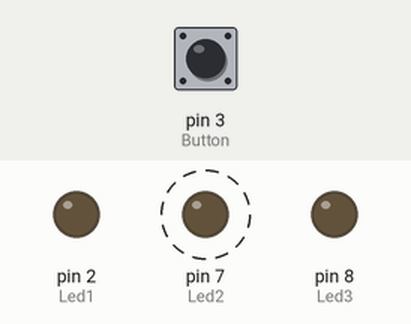
The sketch below on a simulated Arduino Uno, built with avr-gcc and run on an emulated ATmega328P. On the bench: output pins drawn as LEDs (lit = HIGH). Dashed ring = blinking. The inputs (shaded band) are chosen by the test bench; at power-on: pin 3 (Button) HIGH.

Above: at 2.8 s.
2.9 s: pin 3 (Button) pulled LOW for 1.2 s
At 3.4 s:
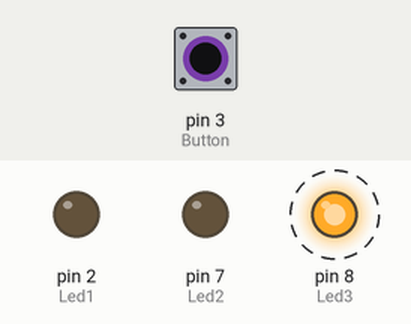
6.4 s: pin 3 (Button) pulled LOW for 3.2 s
At 10.4 s:
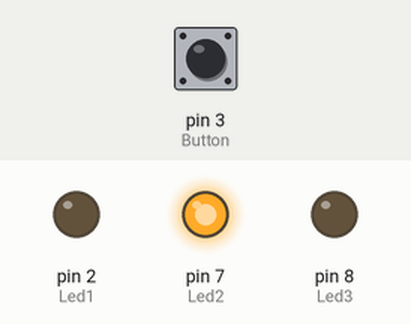
Timing chart, 0 to 17.1 s (numbered marks = the images above; inputs shaded):
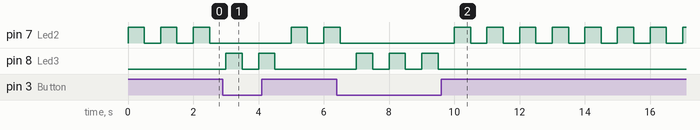

The sketch:

Blink_V1.ino
```cpp
int Led1=2;
int Led2=7;
int Led3=8;
int Button=3;

void setup() {
  pinMode(Led1, OUTPUT);
  pinMode(Led2, OUTPUT);
  pinMode(Led3, OUTPUT);
  pinMode(Button, INPUT);

}


void loop() {
  if (digitalRead(Button)==0){
  digitalWrite(Led3, HIGH);
  delay(500);
  digitalWrite(Led3, LOW);
  delay(500);
  }
  else{
  digitalWrite(Led2, HIGH);
  delay(500);
  digitalWrite(Led2, LOW);
  delay(500);
  }
}
```

Measured:
- after the input at 2.9 s, pin 8 (Led3): alternates HIGH for 0.50 s and LOW for 0.50 s, 4 changes in all, then stays LOW, starting after 0.10 s
- after the input at 6.4 s, pin 8 (Led3): alternates HIGH for 0.50 s and LOW for 0.50 s, 6 changes in all, then stays LOW, starting after 0.60 s
- by itself, pin 7 (Led2): repeats every 1.0 s: HIGH 0.50 s, LOW 0.50 s
